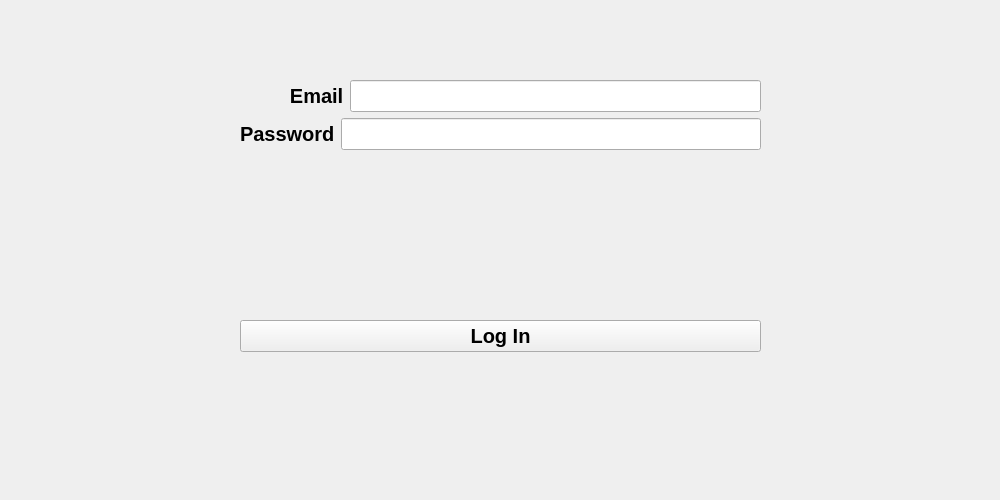
<?xml version="1.0" encoding="UTF-8"?>
<ui version="4.0">
 <class>Form</class>
 <widget class="QWidget" name="Form">
  <property name="geometry">
   <rect>
    <x>0</x>
    <y>0</y>
    <width>1000</width>
    <height>500</height>
   </rect>
  </property>
  <property name="windowTitle">
   <string>Login Dialog with Qt Designer</string>
  </property>
  <widget class="QWidget" name="layoutWidget">
   <property name="geometry">
    <rect>
     <x>240</x>
     <y>80</y>
     <width>521</width>
     <height>301</height>
    </rect>
   </property>
   <layout class="QVBoxLayout" name="verticalLayout_2">
    <item>
     <layout class="QHBoxLayout" name="horizontalLayout">
      <item>
       <widget class="QLabel" name="label">
        <property name="font">
         <font>
          <pointsize>15</pointsize>
          <bold>true</bold>
         </font>
        </property>
        <property name="text">
         <string>         Email</string>
        </property>
       </widget>
      </item>
      <item>
       <widget class="QLineEdit" name="email_lineEdit">
        <property name="font">
         <font>
          <pointsize>15</pointsize>
         </font>
        </property>
       </widget>
      </item>
     </layout>
    </item>
    <item>
     <layout class="QHBoxLayout" name="horizontalLayout_2">
      <item>
       <widget class="QLabel" name="label_2">
        <property name="font">
         <font>
          <pointsize>15</pointsize>
          <bold>true</bold>
         </font>
        </property>
        <property name="text">
         <string>Password</string>
        </property>
       </widget>
      </item>
      <item>
       <widget class="QLineEdit" name="password_lineEdit">
        <property name="font">
         <font>
          <pointsize>15</pointsize>
         </font>
        </property>
        <property name="echoMode">
         <enum>QLineEdit::Password</enum>
        </property>
       </widget>
      </item>
     </layout>
    </item>
    <item>
     <layout class="QVBoxLayout" name="verticalLayout">
      <item>
       <spacer name="verticalSpacer">
        <property name="orientation">
         <enum>Qt::Vertical</enum>
        </property>
        <property name="sizeHint" stdset="0">
         <size>
          <width>20</width>
          <height>40</height>
         </size>
        </property>
       </spacer>
      </item>
      <item>
       <widget class="QPushButton" name="pushButton">
        <property name="font">
         <font>
          <pointsize>15</pointsize>
          <bold>true</bold>
         </font>
        </property>
        <property name="text">
         <string>Log In</string>
        </property>
       </widget>
      </item>
      <item>
       <widget class="QLabel" name="result_label">
        <property name="font">
         <font>
          <pointsize>15</pointsize>
         </font>
        </property>
        <property name="text">
         <string/>
        </property>
       </widget>
      </item>
     </layout>
    </item>
   </layout>
  </widget>
 </widget>
 <resources/>
 <connections/>
</ui>
